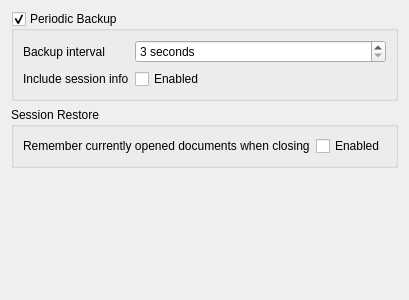
<?xml version="1.0" encoding="UTF-8"?>
<ui version="4.0">
 <class>BackupSettings</class>
 <widget class="QWidget" name="BackupSettings">
  <property name="geometry">
   <rect>
    <x>0</x>
    <y>0</y>
    <width>406</width>
    <height>300</height>
   </rect>
  </property>
  <layout class="QVBoxLayout" name="verticalLayout">
   <item>
    <widget class="QGroupBox" name="kcfg_backupEnabled">
     <property name="toolTip">
      <string>Periodically save session snapshots to protect against data loss from crashes</string>
     </property>
     <property name="title">
      <string>Periodic Backup</string>
     </property>
     <property name="checkable">
      <bool>true</bool>
     </property>
     <layout class="QFormLayout" name="formLayout">
      <item row="0" column="0">
       <widget class="QLabel" name="label_backupInterval">
        <property name="text">
         <string>Backup interval</string>
        </property>
       </widget>
      </item>
      <item row="0" column="1">
       <widget class="QSpinBox" name="kcfg_backupIntervalSeconds">
        <property name="toolTip">
         <string>How often to save session snapshots for unsaved documents</string>
        </property>
        <property name="suffix">
         <string> seconds</string>
        </property>
        <property name="minimum">
         <number>3</number>
        </property>
        <property name="maximum">
         <number>3600</number>
        </property>
       </widget>
      </item>
      <item row="1" column="0">
       <widget class="QLabel" name="label_saveSessionOnBackup">
        <property name="text">
         <string>Include session info</string>
        </property>
       </widget>
      </item>
      <item row="1" column="1">
       <widget class="QCheckBox" name="kcfg_saveSessionOnBackup">
        <property name="toolTip">
         <string>Also save the list of opened documents when performing periodic backup, not just document snapshots</string>
        </property>
        <property name="text">
         <string>Enabled</string>
        </property>
       </widget>
      </item>
     </layout>
    </widget>
   </item>
   <item>
    <widget class="QGroupBox" name="groupBox_sessionRestore">
     <property name="title">
      <string>Session Restore</string>
     </property>
     <layout class="QFormLayout" name="formLayout_2">
      <item row="0" column="0">
       <widget class="QLabel" name="label_saveSessionOnClose">
        <property name="text">
         <string>Remember currently opened documents when closing</string>
        </property>
       </widget>
      </item>
      <item row="0" column="1">
       <widget class="QCheckBox" name="kcfg_saveSessionOnClose">
        <property name="toolTip">
         <string>When closing the program, remember currently opened documents and continue next time</string>
        </property>
        <property name="text">
         <string>Enabled</string>
        </property>
       </widget>
      </item>
     </layout>
    </widget>
   </item>
   <item>
    <spacer name="verticalSpacer">
     <property name="orientation">
      <enum>Qt::Orientation::Vertical</enum>
     </property>
     <property name="sizeHint" stdset="0">
      <size>
       <width>20</width>
       <height>40</height>
      </size>
     </property>
    </spacer>
   </item>
  </layout>
 </widget>
 <resources/>
 <connections/>
</ui>
